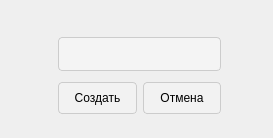
<?xml version="1.0" encoding="UTF-8"?>
<ui version="4.0">
 <class>MtModelCreate</class>
 <widget class="QWidget" name="MtModelCreate">
  <property name="geometry">
   <rect>
    <x>0</x>
    <y>0</y>
    <width>273</width>
    <height>138</height>
   </rect>
  </property>
  <property name="windowTitle">
   <string>Form</string>
  </property>
  <widget class="QFrame" name="verticalFrame">
   <property name="geometry">
    <rect>
     <x>-1</x>
     <y>-2</y>
     <width>281</width>
     <height>141</height>
    </rect>
   </property>
   <property name="styleSheet">
    <string notr="true">QFrame {
margin: 0 50%;
}
QPushButton {
margin-top: 10px; 
margin-bottom: 20px;
margin-left: 0px;
margin-right: 0px;
max-height: 30px;
min-height: 30px;
background-color: rgba(255, 255, 255, 20%); 
border: 1px solid #ccc;
border-radius: 4px;
padding: 0;
}
QPushButton:hover {
    background-color: rgba(255, 255, 255, 80%);
}
QPushButton:pressed {
    background-color: rgba(255, 255, 255, 100%);
}

QLineEdit {
margin-top: 30px;
max-height: 30px;
min-height: 30px;
background-color: #F4F4F4;
color: #404040;
border: 1px solid #ccc;
padding: 1px 5px;
border-radius: 4px;
}

QLineEdit:hover, QLineEdit:focus {
    background-color: #FFFFFF;
    border: 1px solid #9B9B9B;
}
</string>
   </property>
   <layout class="QVBoxLayout" name="verticalLayout">
    <item>
     <widget class="QLineEdit" name="lineEdit">
      <property name="sizePolicy">
       <sizepolicy hsizetype="Expanding" vsizetype="Expanding">
        <horstretch>0</horstretch>
        <verstretch>0</verstretch>
       </sizepolicy>
      </property>
     </widget>
    </item>
    <item>
     <layout class="QHBoxLayout" name="horizontalLayout" stretch="0,0">
      <property name="sizeConstraint">
       <enum>QLayout::SetDefaultConstraint</enum>
      </property>
      <item>
       <widget class="QPushButton" name="pushButton">
        <property name="sizePolicy">
         <sizepolicy hsizetype="Expanding" vsizetype="Expanding">
          <horstretch>0</horstretch>
          <verstretch>0</verstretch>
         </sizepolicy>
        </property>
        <property name="text">
         <string>Создать</string>
        </property>
        <property name="shortcut">
         <string>Return</string>
        </property>
       </widget>
      </item>
      <item>
       <widget class="QPushButton" name="pushButton_2">
        <property name="sizePolicy">
         <sizepolicy hsizetype="Expanding" vsizetype="Expanding">
          <horstretch>0</horstretch>
          <verstretch>0</verstretch>
         </sizepolicy>
        </property>
        <property name="text">
         <string>Отмена</string>
        </property>
        <property name="shortcut">
         <string>Esc</string>
        </property>
       </widget>
      </item>
     </layout>
    </item>
   </layout>
  </widget>
 </widget>
 <resources/>
 <connections/>
</ui>
